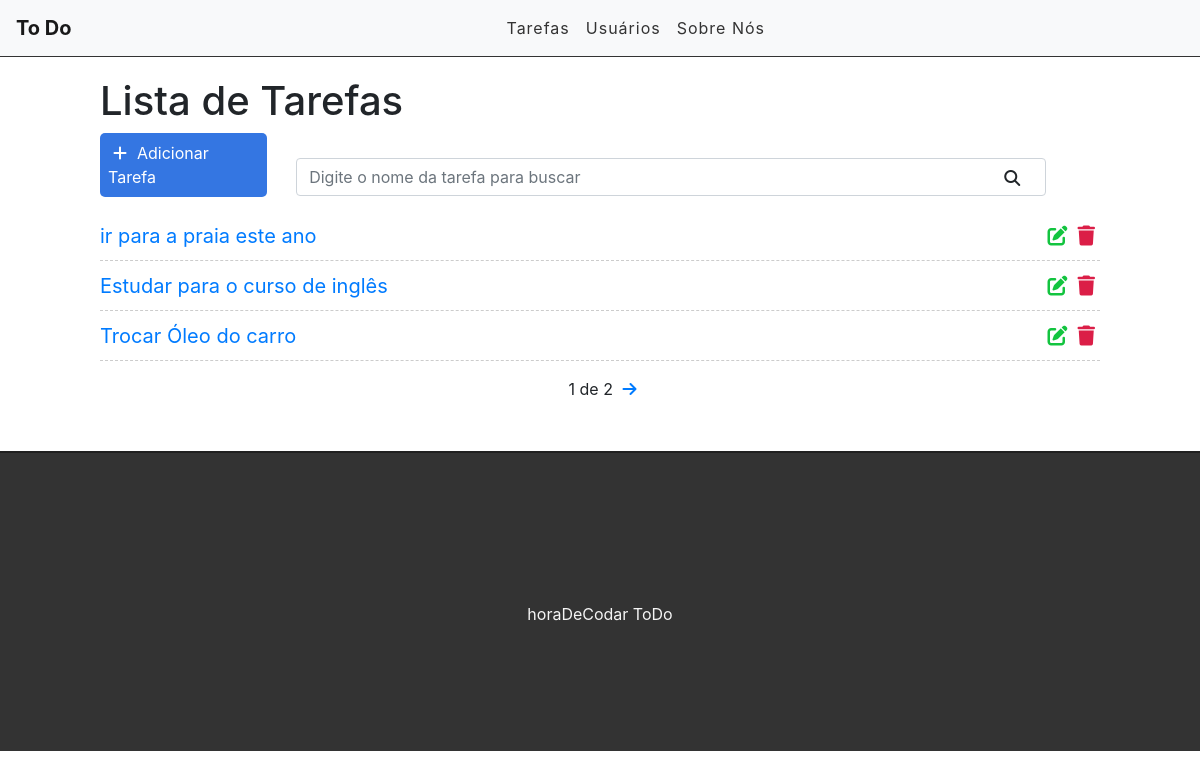
Before: / with the older database file.
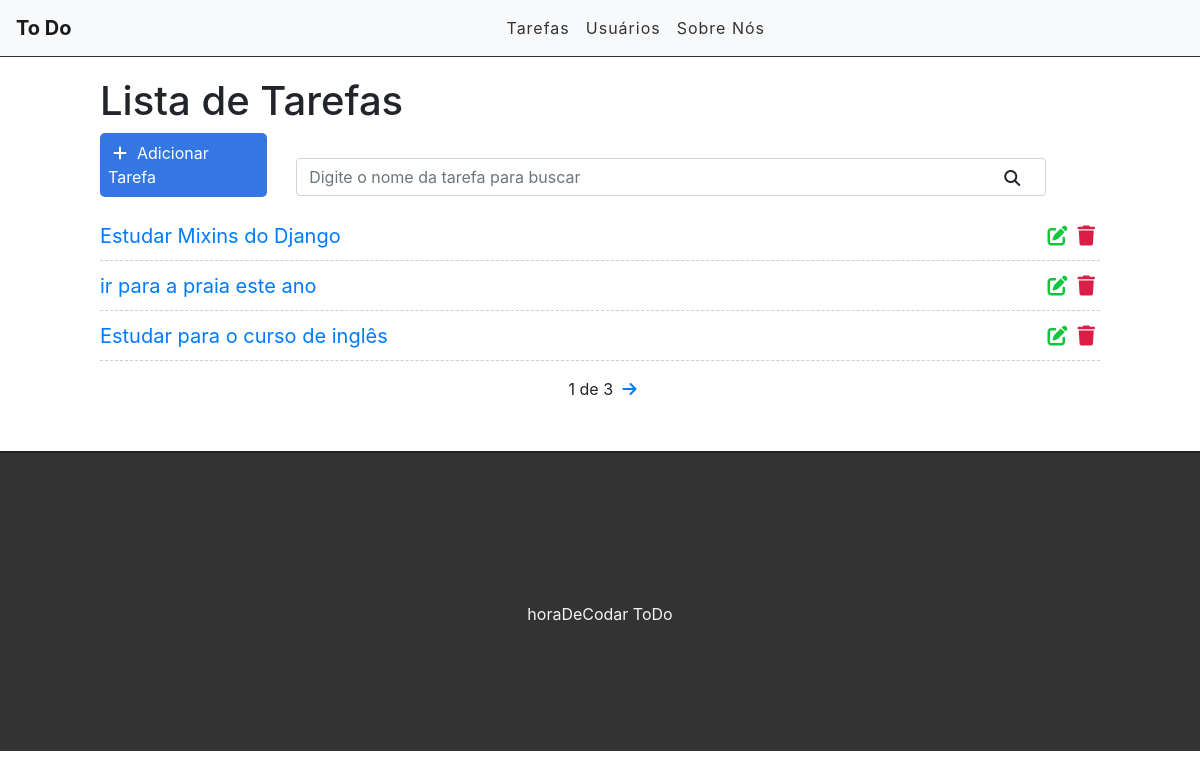
After: the same page with the newer database file.
### tasks/models.py (models this page shows, shortened)
class Task(models.Model):
    STATUS = (
        ('doing', 'Doing'),
        ('done', 'Done'),
    )
    title = models.CharField(max_length=255)
    description = models.TextField()
    done = models.CharField(
        max_length=5,
        choices=STATUS,
    )
    created_at = models.DateTimeField(auto_now_add=True)
    updated_at = models.DateTimeField(auto_now=True)

### tasks/views.py (the view)
# urls.py: path('', views.taskList, name='task-list'),
def taskList(request):
    tasks_list = Task.objects.all().order_by('-created_at')
    paginator = Paginator(tasks_list, 3)
    page = request.GET.get('page')
    tasks = paginator.get_page(page)
    return render(request, 'tasks/list.html', {'tasks': tasks})

### tasks/templates/tasks/list.html (shortened to what this page needs)
{% extends 'base.html' %}
{% block content %}
<div class="offset-1 col-10 list-div">
	<h1>Lista de Tarefas</h1>
	<a id="add-link" href="newtask/">
		<div class="col-2 add-div">
			<i class="fas fa-plus"></i>Adicionar Tarefa
		</div>
	</a>
	<div class="col-9 search-div">
		<input class="form-control" type="text" id="search" name="search" placeholder="Digite o nome da tarefa para buscar">
		<i class="fas fa-search"></i>
	</div>
	<ul class="task-list">
		{% for task in tasks %}
		<li class="task-item">
			<span><a href="/task/{{task.id}}">{{task.title}}</a></span>
			<a href="delete/{{task.id}}" class="delete-btn"><span><i class="fas fa-trash"></i></span></a>
			<a href="edit/{{task.id}}"><span><i class="fas fa-edit"></i></span></a>
		</li>
		{% endfor %}
	</ul>
	<div class="pagination">
		<span class="step-links">
			<span class="current">
				{{ tasks.number }} de {{ tasks.paginator.num_pages }}
			</span>
			{% if tasks.has_next %}
				<a href="?page={{ tasks.next_page_number }}"><i class="fas fa-arrow-right"></i></a>
			{% endif %}
		</span>
	</div>
</div>
{% endblock %}

Changed rows visible on the page:
no longer on this page (row unchanged): Task: title "Trocar Óleo do carro"
added Task: title "Estudar Mixins do Django"
Other visible differences:
{{ tasks.paginator.num_pages }}: "2" → "3"
